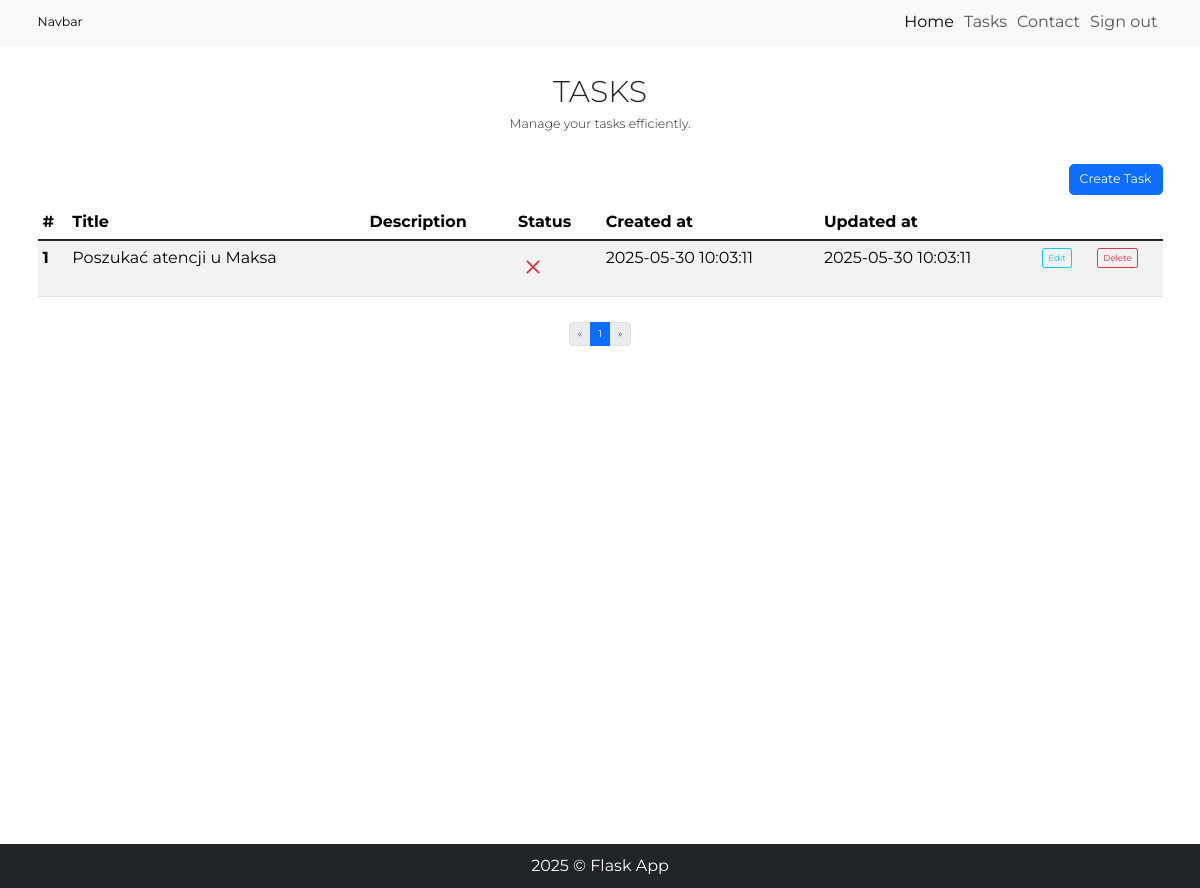
/tasks (signed in), run on the app's committed database.
### models.py (models this page shows, shortened)
class Todo(db.Model):
    __tablename__ = 'todos'
    id = db.Column(db.Integer, primary_key=True)
    title = db.Column(db.String(100), nullable=False)
    description = db.Column(db.String(300))
    is_done = db.Column(db.Boolean, default=False)
    created_at = db.Column(db.DateTime, server_default=db.func.now())
    updated_at = db.Column(db.DateTime, server_default=db.func.now(), onupdate=db.func.now())
    user_id = db.Column(db.Integer, db.ForeignKey('users.id', name='fk_todos_user_id'), nullable=False)

### app.py (the view)
@app.route('/tasks', methods=['GET'])
@login_required
def get_all_tasks():
    page = request.args.get('page', 1, type=int)
    per_page = 10
    pagination = Todo.query \
        .filter_by(user_id=current_user.id) \
        .order_by(Todo.id) \
        .paginate(page=page, per_page=per_page)
    tasks = pagination.items
    return render_template('task.html', tasks=tasks, pagination=pagination)

### app.py (called while the page is built)
@login_manager.user_loader
def load_user(user_id):
    return User.query.get(int(user_id))

### templates/task.html (shortened to what this page needs)
{% extends 'base.html' %}
{% block content %}
<h1 class="display-5 text-center text-uppercase mt-5">Tasks</h1>
<p class="lead text-center mb-5">Manage your tasks efficiently.</p>
<div class="container">
        <div class="row mb-3">
            <div class="col-md-12">
                <button class="btn btn-primary btn-lg float-end" type="button" data-bs-toggle="modal"
                    data-bs-target="#createModal">Create Task</button>
            </div>
        </div>
</div>
<div class="container d-flex flex-column align-items-center">
    <table class="table table-striped table-hover">
        <thead>
            <tr>
                <th scope="col">#</th>
                <th scope="col">Title</th>
                <th scope="col">Description</th>
                <th scope="col">Status</th>
                <th scope="col">Created at</th>
                <th scope="col">Updated at</th>
                <th scope="col"></th>
                <th scope="col"></th>
            </tr>
        </thead>
        <tbody class="table-group-divider">
            {% for task in tasks %}
            <tr>
                <th scope="row">{{ loop.index }}</th>
                <td>{{ task.title }}</td>
                <td>{{ task.description }}</td>
                {% if task.is_done %}
                <td><i class="bi bi-check text-success"></i></td>
                {% else %}
                <td><i class="bi bi-x text-danger"></i></td>
                {% endif %}
                <td>{{ task.created_at }}</td>
                <td>{{ task.updated_at }}</td>
                <td><button class="btn btn-sm btn-outline-info" type="button" data-bs-toggle="modal"
                        data-bs-target="#editModal-{{ task.id }}">Edit</button></td>
                <td><button class="btn btn-sm btn-outline-danger" type="button" data-bs-toggle="modal"
                        data-bs-target="#deleteModal-{{ task.id }}">Delete</button></td>
            </tr>
            {% endfor %}
        </tbody>
    </table>
    <nav class="mt-4" aria-label="Page navigation">
        <ul class="pagination mx-auto">
            <li class="page-item">
                <a class="page-link {% if pagination.page == 1 %}disabled{% endif %}"
                    href="{{ url_for('get_all_tasks', page=1) }}" {% if pagination.page==1 %}tabindex="-1" {% endif %}
                    aria-label="First">
                    <span aria-hidden="true">&laquo;</span>
                </a>
            </li>
            <li class="page-item"><span class="page-link active" href="{{ url_for('get_all_tasks', page=page) }}"
                    aria-current="page">{{ pagination.page }}</span></li>
            <li class="page-item">
                <a class="page-link {% if not pagination.page < pagination.pages %}disabled{% endif %}"
                    href="{{ url_for('get_all_tasks', page=pagination.pages) }}" aria-label="Last">
                    <span aria-hidden="true">&raquo;</span>
                </a>
            </li>
        </ul>
    </nav>
</div>
{% endblock %}

### static/css/style.css (style rules this page uses)
*, *::before, *::after { box-sizing: border-box; padding: 0; margin: 0; }
body { position: relative; font-size: 1.6rem; font-family: "Montserrat", sans-serif; }
.bi { font-size: 3rem; }

### data on the page
Todo: title "Poszukać atencji u Maksa", is_done False (drawn), created_at "2025-05-30 10:03:11", updated_at "2025-05-30 10:03:11"

### other printed values
{{ pagination.page }} "1"
